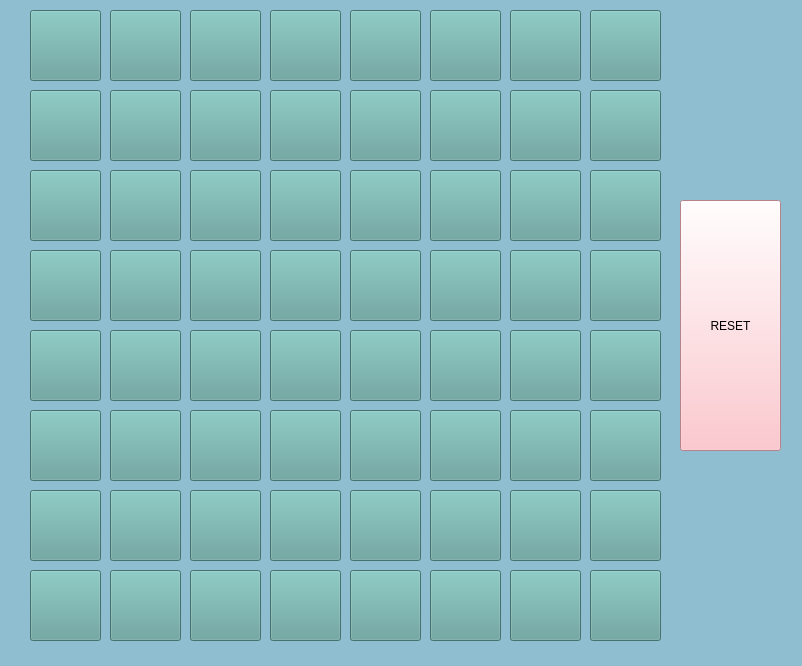
<?xml version="1.0" encoding="UTF-8"?>
<ui version="4.0">
 <class>MainWindow</class>
 <widget class="QMainWindow" name="MainWindow">
  <property name="geometry">
   <rect>
    <x>0</x>
    <y>0</y>
    <width>802</width>
    <height>666</height>
   </rect>
  </property>
  <property name="windowTitle">
   <string>MainWindow</string>
  </property>
  <property name="styleSheet">
   <string notr="true">background-color: rgb(143, 190, 209);</string>
  </property>
  <widget class="QWidget" name="centralwidget">
   <widget class="QPushButton" name="B00">
    <property name="geometry">
     <rect>
      <x>30</x>
      <y>10</y>
      <width>71</width>
      <height>71</height>
     </rect>
    </property>
    <property name="styleSheet">
     <string notr="true">background-color: rgb(97, 160, 155);</string>
    </property>
    <property name="text">
     <string/>
    </property>
   </widget>
   <widget class="QPushButton" name="B01">
    <property name="geometry">
     <rect>
      <x>110</x>
      <y>10</y>
      <width>71</width>
      <height>71</height>
     </rect>
    </property>
    <property name="styleSheet">
     <string notr="true">background-color: rgb(97, 160, 155);</string>
    </property>
    <property name="text">
     <string/>
    </property>
   </widget>
   <widget class="QPushButton" name="B02">
    <property name="geometry">
     <rect>
      <x>190</x>
      <y>10</y>
      <width>71</width>
      <height>71</height>
     </rect>
    </property>
    <property name="styleSheet">
     <string notr="true">background-color: rgb(97, 160, 155);</string>
    </property>
    <property name="text">
     <string/>
    </property>
   </widget>
   <widget class="QPushButton" name="B03">
    <property name="geometry">
     <rect>
      <x>270</x>
      <y>10</y>
      <width>71</width>
      <height>71</height>
     </rect>
    </property>
    <property name="styleSheet">
     <string notr="true">background-color: rgb(97, 160, 155);</string>
    </property>
    <property name="text">
     <string/>
    </property>
   </widget>
   <widget class="QPushButton" name="B04">
    <property name="geometry">
     <rect>
      <x>350</x>
      <y>10</y>
      <width>71</width>
      <height>71</height>
     </rect>
    </property>
    <property name="styleSheet">
     <string notr="true">background-color: rgb(97, 160, 155);</string>
    </property>
    <property name="text">
     <string/>
    </property>
   </widget>
   <widget class="QPushButton" name="B05">
    <property name="geometry">
     <rect>
      <x>430</x>
      <y>10</y>
      <width>71</width>
      <height>71</height>
     </rect>
    </property>
    <property name="styleSheet">
     <string notr="true">background-color: rgb(97, 160, 155);</string>
    </property>
    <property name="text">
     <string/>
    </property>
   </widget>
   <widget class="QPushButton" name="B06">
    <property name="geometry">
     <rect>
      <x>510</x>
      <y>10</y>
      <width>71</width>
      <height>71</height>
     </rect>
    </property>
    <property name="styleSheet">
     <string notr="true">background-color: rgb(97, 160, 155);</string>
    </property>
    <property name="text">
     <string/>
    </property>
   </widget>
   <widget class="QPushButton" name="B07">
    <property name="geometry">
     <rect>
      <x>590</x>
      <y>10</y>
      <width>71</width>
      <height>71</height>
     </rect>
    </property>
    <property name="styleSheet">
     <string notr="true">background-color: rgb(97, 160, 155);</string>
    </property>
    <property name="text">
     <string/>
    </property>
   </widget>
   <widget class="QPushButton" name="B17">
    <property name="geometry">
     <rect>
      <x>590</x>
      <y>90</y>
      <width>71</width>
      <height>71</height>
     </rect>
    </property>
    <property name="styleSheet">
     <string notr="true">background-color: rgb(97, 160, 155);</string>
    </property>
    <property name="text">
     <string/>
    </property>
   </widget>
   <widget class="QPushButton" name="B10">
    <property name="geometry">
     <rect>
      <x>30</x>
      <y>90</y>
      <width>71</width>
      <height>71</height>
     </rect>
    </property>
    <property name="styleSheet">
     <string notr="true">background-color: rgb(97, 160, 155);</string>
    </property>
    <property name="text">
     <string/>
    </property>
   </widget>
   <widget class="QPushButton" name="B14">
    <property name="geometry">
     <rect>
      <x>350</x>
      <y>90</y>
      <width>71</width>
      <height>71</height>
     </rect>
    </property>
    <property name="styleSheet">
     <string notr="true">background-color: rgb(97, 160, 155);</string>
    </property>
    <property name="text">
     <string/>
    </property>
   </widget>
   <widget class="QPushButton" name="B11">
    <property name="geometry">
     <rect>
      <x>110</x>
      <y>90</y>
      <width>71</width>
      <height>71</height>
     </rect>
    </property>
    <property name="styleSheet">
     <string notr="true">background-color: rgb(97, 160, 155);</string>
    </property>
    <property name="text">
     <string/>
    </property>
   </widget>
   <widget class="QPushButton" name="B15">
    <property name="geometry">
     <rect>
      <x>430</x>
      <y>90</y>
      <width>71</width>
      <height>71</height>
     </rect>
    </property>
    <property name="styleSheet">
     <string notr="true">background-color: rgb(97, 160, 155);</string>
    </property>
    <property name="text">
     <string/>
    </property>
   </widget>
   <widget class="QPushButton" name="B13">
    <property name="geometry">
     <rect>
      <x>270</x>
      <y>90</y>
      <width>71</width>
      <height>71</height>
     </rect>
    </property>
    <property name="styleSheet">
     <string notr="true">background-color: rgb(97, 160, 155);</string>
    </property>
    <property name="text">
     <string/>
    </property>
   </widget>
   <widget class="QPushButton" name="B16">
    <property name="geometry">
     <rect>
      <x>510</x>
      <y>90</y>
      <width>71</width>
      <height>71</height>
     </rect>
    </property>
    <property name="styleSheet">
     <string notr="true">background-color: rgb(97, 160, 155);</string>
    </property>
    <property name="text">
     <string/>
    </property>
   </widget>
   <widget class="QPushButton" name="B12">
    <property name="geometry">
     <rect>
      <x>190</x>
      <y>90</y>
      <width>71</width>
      <height>71</height>
     </rect>
    </property>
    <property name="styleSheet">
     <string notr="true">background-color: rgb(97, 160, 155);</string>
    </property>
    <property name="text">
     <string/>
    </property>
   </widget>
   <widget class="QPushButton" name="B20">
    <property name="geometry">
     <rect>
      <x>30</x>
      <y>170</y>
      <width>71</width>
      <height>71</height>
     </rect>
    </property>
    <property name="styleSheet">
     <string notr="true">background-color: rgb(97, 160, 155);</string>
    </property>
    <property name="text">
     <string/>
    </property>
   </widget>
   <widget class="QPushButton" name="B22">
    <property name="geometry">
     <rect>
      <x>190</x>
      <y>170</y>
      <width>71</width>
      <height>71</height>
     </rect>
    </property>
    <property name="styleSheet">
     <string notr="true">background-color: rgb(97, 160, 155);</string>
    </property>
    <property name="text">
     <string/>
    </property>
   </widget>
   <widget class="QPushButton" name="B21">
    <property name="geometry">
     <rect>
      <x>110</x>
      <y>170</y>
      <width>71</width>
      <height>71</height>
     </rect>
    </property>
    <property name="styleSheet">
     <string notr="true">background-color: rgb(97, 160, 155);</string>
    </property>
    <property name="text">
     <string/>
    </property>
   </widget>
   <widget class="QPushButton" name="B23">
    <property name="geometry">
     <rect>
      <x>270</x>
      <y>170</y>
      <width>71</width>
      <height>71</height>
     </rect>
    </property>
    <property name="styleSheet">
     <string notr="true">background-color: rgb(97, 160, 155);</string>
    </property>
    <property name="text">
     <string/>
    </property>
   </widget>
   <widget class="QPushButton" name="B27">
    <property name="geometry">
     <rect>
      <x>590</x>
      <y>170</y>
      <width>71</width>
      <height>71</height>
     </rect>
    </property>
    <property name="styleSheet">
     <string notr="true">background-color: rgb(97, 160, 155);</string>
    </property>
    <property name="text">
     <string/>
    </property>
   </widget>
   <widget class="QPushButton" name="B26">
    <property name="geometry">
     <rect>
      <x>510</x>
      <y>170</y>
      <width>71</width>
      <height>71</height>
     </rect>
    </property>
    <property name="styleSheet">
     <string notr="true">background-color: rgb(97, 160, 155);</string>
    </property>
    <property name="text">
     <string/>
    </property>
   </widget>
   <widget class="QPushButton" name="B25">
    <property name="geometry">
     <rect>
      <x>430</x>
      <y>170</y>
      <width>71</width>
      <height>71</height>
     </rect>
    </property>
    <property name="styleSheet">
     <string notr="true">background-color: rgb(97, 160, 155);</string>
    </property>
    <property name="text">
     <string/>
    </property>
   </widget>
   <widget class="QPushButton" name="B24">
    <property name="geometry">
     <rect>
      <x>350</x>
      <y>170</y>
      <width>71</width>
      <height>71</height>
     </rect>
    </property>
    <property name="styleSheet">
     <string notr="true">background-color: rgb(97, 160, 155);</string>
    </property>
    <property name="text">
     <string/>
    </property>
   </widget>
   <widget class="QPushButton" name="B34">
    <property name="geometry">
     <rect>
      <x>350</x>
      <y>250</y>
      <width>71</width>
      <height>71</height>
     </rect>
    </property>
    <property name="styleSheet">
     <string notr="true">background-color: rgb(97, 160, 155);</string>
    </property>
    <property name="text">
     <string/>
    </property>
   </widget>
   <widget class="QPushButton" name="B37">
    <property name="geometry">
     <rect>
      <x>590</x>
      <y>250</y>
      <width>71</width>
      <height>71</height>
     </rect>
    </property>
    <property name="styleSheet">
     <string notr="true">background-color: rgb(97, 160, 155);</string>
    </property>
    <property name="text">
     <string/>
    </property>
   </widget>
   <widget class="QPushButton" name="B32">
    <property name="geometry">
     <rect>
      <x>190</x>
      <y>250</y>
      <width>71</width>
      <height>71</height>
     </rect>
    </property>
    <property name="styleSheet">
     <string notr="true">background-color: rgb(97, 160, 155);</string>
    </property>
    <property name="text">
     <string/>
    </property>
   </widget>
   <widget class="QPushButton" name="B35">
    <property name="geometry">
     <rect>
      <x>430</x>
      <y>250</y>
      <width>71</width>
      <height>71</height>
     </rect>
    </property>
    <property name="styleSheet">
     <string notr="true">background-color: rgb(97, 160, 155);</string>
    </property>
    <property name="text">
     <string/>
    </property>
   </widget>
   <widget class="QPushButton" name="B31">
    <property name="geometry">
     <rect>
      <x>110</x>
      <y>250</y>
      <width>71</width>
      <height>71</height>
     </rect>
    </property>
    <property name="styleSheet">
     <string notr="true">background-color: rgb(97, 160, 155);</string>
    </property>
    <property name="text">
     <string/>
    </property>
   </widget>
   <widget class="QPushButton" name="B30">
    <property name="geometry">
     <rect>
      <x>30</x>
      <y>250</y>
      <width>71</width>
      <height>71</height>
     </rect>
    </property>
    <property name="styleSheet">
     <string notr="true">background-color: rgb(97, 160, 155);</string>
    </property>
    <property name="text">
     <string/>
    </property>
   </widget>
   <widget class="QPushButton" name="B33">
    <property name="geometry">
     <rect>
      <x>270</x>
      <y>250</y>
      <width>71</width>
      <height>71</height>
     </rect>
    </property>
    <property name="styleSheet">
     <string notr="true">background-color: rgb(97, 160, 155);</string>
    </property>
    <property name="text">
     <string/>
    </property>
   </widget>
   <widget class="QPushButton" name="B36">
    <property name="geometry">
     <rect>
      <x>510</x>
      <y>250</y>
      <width>71</width>
      <height>71</height>
     </rect>
    </property>
    <property name="styleSheet">
     <string notr="true">background-color: rgb(97, 160, 155);</string>
    </property>
    <property name="text">
     <string/>
    </property>
   </widget>
   <widget class="QPushButton" name="B70">
    <property name="geometry">
     <rect>
      <x>30</x>
      <y>570</y>
      <width>71</width>
      <height>71</height>
     </rect>
    </property>
    <property name="styleSheet">
     <string notr="true">background-color: rgb(97, 160, 155);</string>
    </property>
    <property name="text">
     <string/>
    </property>
   </widget>
   <widget class="QPushButton" name="B50">
    <property name="geometry">
     <rect>
      <x>30</x>
      <y>410</y>
      <width>71</width>
      <height>71</height>
     </rect>
    </property>
    <property name="styleSheet">
     <string notr="true">background-color: rgb(97, 160, 155);</string>
    </property>
    <property name="text">
     <string/>
    </property>
   </widget>
   <widget class="QPushButton" name="B40">
    <property name="geometry">
     <rect>
      <x>30</x>
      <y>330</y>
      <width>71</width>
      <height>71</height>
     </rect>
    </property>
    <property name="styleSheet">
     <string notr="true">background-color: rgb(97, 160, 155);</string>
    </property>
    <property name="text">
     <string/>
    </property>
   </widget>
   <widget class="QPushButton" name="B60">
    <property name="geometry">
     <rect>
      <x>30</x>
      <y>490</y>
      <width>71</width>
      <height>71</height>
     </rect>
    </property>
    <property name="styleSheet">
     <string notr="true">background-color: rgb(97, 160, 155);</string>
    </property>
    <property name="text">
     <string/>
    </property>
   </widget>
   <widget class="QPushButton" name="B61">
    <property name="geometry">
     <rect>
      <x>110</x>
      <y>490</y>
      <width>71</width>
      <height>71</height>
     </rect>
    </property>
    <property name="styleSheet">
     <string notr="true">background-color: rgb(97, 160, 155);</string>
    </property>
    <property name="text">
     <string/>
    </property>
   </widget>
   <widget class="QPushButton" name="B51">
    <property name="geometry">
     <rect>
      <x>110</x>
      <y>410</y>
      <width>71</width>
      <height>71</height>
     </rect>
    </property>
    <property name="styleSheet">
     <string notr="true">background-color: rgb(97, 160, 155);</string>
    </property>
    <property name="text">
     <string/>
    </property>
   </widget>
   <widget class="QPushButton" name="B41">
    <property name="geometry">
     <rect>
      <x>110</x>
      <y>330</y>
      <width>71</width>
      <height>71</height>
     </rect>
    </property>
    <property name="styleSheet">
     <string notr="true">background-color: rgb(97, 160, 155);</string>
    </property>
    <property name="text">
     <string/>
    </property>
   </widget>
   <widget class="QPushButton" name="B71">
    <property name="geometry">
     <rect>
      <x>110</x>
      <y>570</y>
      <width>71</width>
      <height>71</height>
     </rect>
    </property>
    <property name="styleSheet">
     <string notr="true">background-color: rgb(97, 160, 155);</string>
    </property>
    <property name="text">
     <string/>
    </property>
   </widget>
   <widget class="QPushButton" name="B42">
    <property name="geometry">
     <rect>
      <x>190</x>
      <y>330</y>
      <width>71</width>
      <height>71</height>
     </rect>
    </property>
    <property name="styleSheet">
     <string notr="true">background-color: rgb(97, 160, 155);</string>
    </property>
    <property name="text">
     <string/>
    </property>
   </widget>
   <widget class="QPushButton" name="B72">
    <property name="geometry">
     <rect>
      <x>190</x>
      <y>570</y>
      <width>71</width>
      <height>71</height>
     </rect>
    </property>
    <property name="styleSheet">
     <string notr="true">background-color: rgb(97, 160, 155);</string>
    </property>
    <property name="text">
     <string/>
    </property>
   </widget>
   <widget class="QPushButton" name="B52">
    <property name="geometry">
     <rect>
      <x>190</x>
      <y>410</y>
      <width>71</width>
      <height>71</height>
     </rect>
    </property>
    <property name="styleSheet">
     <string notr="true">background-color: rgb(97, 160, 155);</string>
    </property>
    <property name="text">
     <string/>
    </property>
   </widget>
   <widget class="QPushButton" name="B62">
    <property name="geometry">
     <rect>
      <x>190</x>
      <y>490</y>
      <width>71</width>
      <height>71</height>
     </rect>
    </property>
    <property name="styleSheet">
     <string notr="true">background-color: rgb(97, 160, 155);</string>
    </property>
    <property name="text">
     <string/>
    </property>
   </widget>
   <widget class="QPushButton" name="B63">
    <property name="geometry">
     <rect>
      <x>270</x>
      <y>490</y>
      <width>71</width>
      <height>71</height>
     </rect>
    </property>
    <property name="styleSheet">
     <string notr="true">background-color: rgb(97, 160, 155);</string>
    </property>
    <property name="text">
     <string/>
    </property>
   </widget>
   <widget class="QPushButton" name="B73">
    <property name="geometry">
     <rect>
      <x>270</x>
      <y>570</y>
      <width>71</width>
      <height>71</height>
     </rect>
    </property>
    <property name="styleSheet">
     <string notr="true">background-color: rgb(97, 160, 155);</string>
    </property>
    <property name="text">
     <string/>
    </property>
   </widget>
   <widget class="QPushButton" name="B53">
    <property name="geometry">
     <rect>
      <x>270</x>
      <y>410</y>
      <width>71</width>
      <height>71</height>
     </rect>
    </property>
    <property name="styleSheet">
     <string notr="true">background-color: rgb(97, 160, 155);</string>
    </property>
    <property name="text">
     <string/>
    </property>
   </widget>
   <widget class="QPushButton" name="B43">
    <property name="geometry">
     <rect>
      <x>270</x>
      <y>330</y>
      <width>71</width>
      <height>71</height>
     </rect>
    </property>
    <property name="styleSheet">
     <string notr="true">background-color: rgb(97, 160, 155);</string>
    </property>
    <property name="text">
     <string/>
    </property>
   </widget>
   <widget class="QPushButton" name="B44">
    <property name="geometry">
     <rect>
      <x>350</x>
      <y>330</y>
      <width>71</width>
      <height>71</height>
     </rect>
    </property>
    <property name="styleSheet">
     <string notr="true">background-color: rgb(97, 160, 155);</string>
    </property>
    <property name="text">
     <string/>
    </property>
   </widget>
   <widget class="QPushButton" name="B54">
    <property name="geometry">
     <rect>
      <x>350</x>
      <y>410</y>
      <width>71</width>
      <height>71</height>
     </rect>
    </property>
    <property name="styleSheet">
     <string notr="true">background-color: rgb(97, 160, 155);</string>
    </property>
    <property name="text">
     <string/>
    </property>
   </widget>
   <widget class="QPushButton" name="B64">
    <property name="geometry">
     <rect>
      <x>350</x>
      <y>490</y>
      <width>71</width>
      <height>71</height>
     </rect>
    </property>
    <property name="styleSheet">
     <string notr="true">background-color: rgb(97, 160, 155);</string>
    </property>
    <property name="text">
     <string/>
    </property>
   </widget>
   <widget class="QPushButton" name="B74">
    <property name="geometry">
     <rect>
      <x>350</x>
      <y>570</y>
      <width>71</width>
      <height>71</height>
     </rect>
    </property>
    <property name="styleSheet">
     <string notr="true">background-color: rgb(97, 160, 155);</string>
    </property>
    <property name="text">
     <string/>
    </property>
   </widget>
   <widget class="QPushButton" name="B75">
    <property name="geometry">
     <rect>
      <x>430</x>
      <y>570</y>
      <width>71</width>
      <height>71</height>
     </rect>
    </property>
    <property name="styleSheet">
     <string notr="true">background-color: rgb(97, 160, 155);</string>
    </property>
    <property name="text">
     <string/>
    </property>
   </widget>
   <widget class="QPushButton" name="B55">
    <property name="geometry">
     <rect>
      <x>430</x>
      <y>410</y>
      <width>71</width>
      <height>71</height>
     </rect>
    </property>
    <property name="styleSheet">
     <string notr="true">background-color: rgb(97, 160, 155);</string>
    </property>
    <property name="text">
     <string/>
    </property>
   </widget>
   <widget class="QPushButton" name="B45">
    <property name="geometry">
     <rect>
      <x>430</x>
      <y>330</y>
      <width>71</width>
      <height>71</height>
     </rect>
    </property>
    <property name="styleSheet">
     <string notr="true">background-color: rgb(97, 160, 155);</string>
    </property>
    <property name="text">
     <string/>
    </property>
   </widget>
   <widget class="QPushButton" name="B65">
    <property name="geometry">
     <rect>
      <x>430</x>
      <y>490</y>
      <width>71</width>
      <height>71</height>
     </rect>
    </property>
    <property name="styleSheet">
     <string notr="true">background-color: rgb(97, 160, 155);</string>
    </property>
    <property name="text">
     <string/>
    </property>
   </widget>
   <widget class="QPushButton" name="B66">
    <property name="geometry">
     <rect>
      <x>510</x>
      <y>490</y>
      <width>71</width>
      <height>71</height>
     </rect>
    </property>
    <property name="styleSheet">
     <string notr="true">background-color: rgb(97, 160, 155);</string>
    </property>
    <property name="text">
     <string/>
    </property>
   </widget>
   <widget class="QPushButton" name="B76">
    <property name="geometry">
     <rect>
      <x>510</x>
      <y>570</y>
      <width>71</width>
      <height>71</height>
     </rect>
    </property>
    <property name="styleSheet">
     <string notr="true">background-color: rgb(97, 160, 155);</string>
    </property>
    <property name="text">
     <string/>
    </property>
   </widget>
   <widget class="QPushButton" name="B46">
    <property name="geometry">
     <rect>
      <x>510</x>
      <y>330</y>
      <width>71</width>
      <height>71</height>
     </rect>
    </property>
    <property name="styleSheet">
     <string notr="true">background-color: rgb(97, 160, 155);</string>
    </property>
    <property name="text">
     <string/>
    </property>
   </widget>
   <widget class="QPushButton" name="B56">
    <property name="geometry">
     <rect>
      <x>510</x>
      <y>410</y>
      <width>71</width>
      <height>71</height>
     </rect>
    </property>
    <property name="styleSheet">
     <string notr="true">background-color: rgb(97, 160, 155);</string>
    </property>
    <property name="text">
     <string/>
    </property>
   </widget>
   <widget class="QPushButton" name="B57">
    <property name="geometry">
     <rect>
      <x>590</x>
      <y>410</y>
      <width>71</width>
      <height>71</height>
     </rect>
    </property>
    <property name="styleSheet">
     <string notr="true">background-color: rgb(97, 160, 155);</string>
    </property>
    <property name="text">
     <string/>
    </property>
   </widget>
   <widget class="QPushButton" name="B67">
    <property name="geometry">
     <rect>
      <x>590</x>
      <y>490</y>
      <width>71</width>
      <height>71</height>
     </rect>
    </property>
    <property name="styleSheet">
     <string notr="true">background-color: rgb(97, 160, 155);</string>
    </property>
    <property name="text">
     <string/>
    </property>
   </widget>
   <widget class="QPushButton" name="B77">
    <property name="geometry">
     <rect>
      <x>590</x>
      <y>570</y>
      <width>71</width>
      <height>71</height>
     </rect>
    </property>
    <property name="styleSheet">
     <string notr="true">background-color: rgb(97, 160, 155);</string>
    </property>
    <property name="text">
     <string/>
    </property>
   </widget>
   <widget class="QPushButton" name="B47">
    <property name="geometry">
     <rect>
      <x>590</x>
      <y>330</y>
      <width>71</width>
      <height>71</height>
     </rect>
    </property>
    <property name="styleSheet">
     <string notr="true">background-color: rgb(97, 160, 155);</string>
    </property>
    <property name="text">
     <string/>
    </property>
   </widget>
   <widget class="QPushButton" name="Breset">
    <property name="geometry">
     <rect>
      <x>680</x>
      <y>200</y>
      <width>101</width>
      <height>251</height>
     </rect>
    </property>
    <property name="styleSheet">
     <string notr="true">font: 75 12pt &quot;MS Shell Dlg 2&quot;;
background-color: rgb(185, 135, 255);
font: 75 8pt &quot;MS Shell Dlg 2&quot;;
font: 87 12pt &quot;Arial Black&quot;;
background-color: rgb(253, 184, 192);</string>
    </property>
    <property name="text">
     <string>RESET</string>
    </property>
   </widget>
  </widget>
  <widget class="QStatusBar" name="statusbar"/>
 </widget>
 <resources/>
 <connections/>
</ui>
